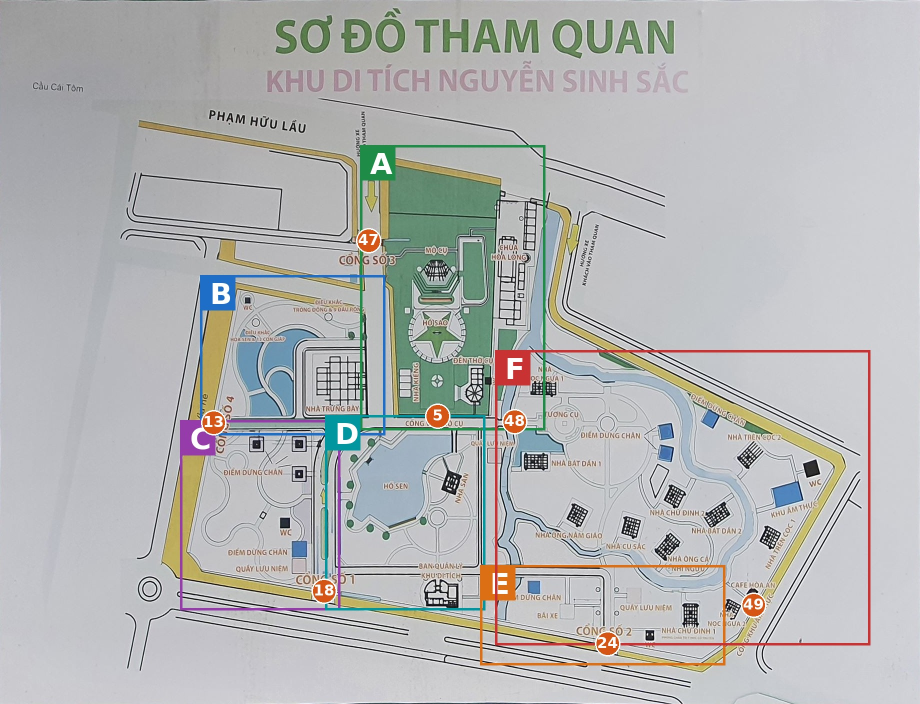
#> input picture data/ref/01_master_plan_reference.png, 1840 x 1408 px (shown at 1/2 size)
$ python build_map.py
#> lines starting #> are read from the running program, lines starting #| are printed output that depends on the picture; after the words box and inside, x2 and y2 are one past the last pixel; in counts of white or black regions, pixels touching at a corner belong together
#!/usr/bin/env python3
"""Dựng lưới bản đồ Map 01 (v3, tỉ lệ gấp đôi) từ sơ đồ chuẩn (cẩm nang bản đồ pixel v2.0, 05/11/2026).
Đầu vào : data/ref/01_master_plan_reference.png (1840x1408, đã cắt khung)
Đầu ra  : js/data/mapdata.js (lưới 460x352 ô, 1 ô = 4 px sơ đồ) + data/ref/overlay_check.png
Chạy    : python3 tools/build_map.py      (cần numpy, scipy, Pillow)
Ô: col = x_sơ_đồ/4, row = y_sơ_đồ/4  (x,y theo ảnh đã cắt khung). Gấp đôi bản v2 (8 px/ô) để map rộng, dễ khám phá.
Loại ô: 0 cỏ · 1 viền đất · 2 nước · 3 lề vàng · 4 cỏ đậm (khu mộ) · 5 sân lát · 6 ngoài ranh · 7 cầu (nhịp ngang)
        8 lối đi · 9 đường nhựa · a(10) lô trống ngoài ranh · b(11) cầu (nhịp dọc)
Sông/kênh: định nghĩa bằng đường tim (px sơ đồ) + bề rộng, trải liền một mạng duy nhất; chỗ lối đi cắt nước đặt CẦU (BRIDGES)."""
import numpy as np, os, math, json
from PIL import Image, ImageDraw
from scipy import ndimage as ndi
ROOT=os.path.dirname(os.path.dirname(os.path.abspath(__file__)))
S=2; C,R=230*S,176*S; PX=4          # PX: px sơ đồ / ô
plan=Image.open(ROOT+'/data/ref/01_master_plan_reference.png').convert('RGB')
#> plan is the input picture: PIL image 1840x1408 RGB; mean R, G, B 179.9, 181.1, 180.7
A=np.asarray(plan).astype(int); r_,g_,b_=A[...,0],A[...,1],A[...,2]; lum=(r_+g_+b_)/3
#> after `lum = (r_ + g_ + b_) / 3`:
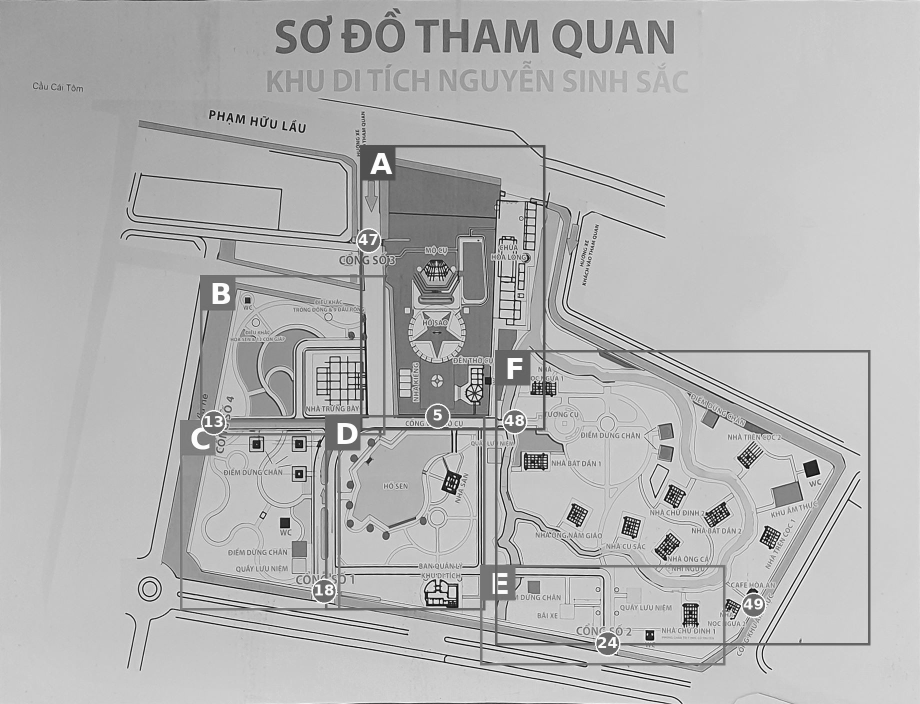
#> lum: shape (1408, 1840) float64 (shown at 1/2 size); min 0, max 255, mean 180.6
cls=np.zeros(r_.shape,np.uint8)
cls[(g_>r_+12)&(g_>b_+4)&(lum<170)]=1
cls[(b_>r_+22)&(b_>g_+4)&(lum>110)]=2
cell=lambda k:(cls==k).reshape(R,PX,C,PX).mean((1,3))
GREEN,WATER=cell(1),cell(2)
M=np.full((R,C),6,np.uint8); FREE=np.zeros((R,C),bool)
yy,xx=np.mgrid[0:R,0:C]
o2=lambda P:[(a*S,b*S) for a,b in P]            # toạ độ ô của bản v2 -> ô mới
pp=lambda P:[(x/PX,y/PX) for x,y in P]          # px sơ đồ -> ô
def poly_mask(P,sc=4):
#> called with sc = 4
    im=Image.new('L',(C*sc,R*sc),0);ImageDraw.Draw(im).polygon([(a*sc,b*sc) for a,b in P],fill=1)
#> after `im = Image.new('L', (C * sc, R * sc), 0)`: im: PIL image 1840x1408 L; every value is 0
#> after `ImageDraw.Draw(im).polygon([(a * sc, b * sc) for a, b in P], fill=1)`:
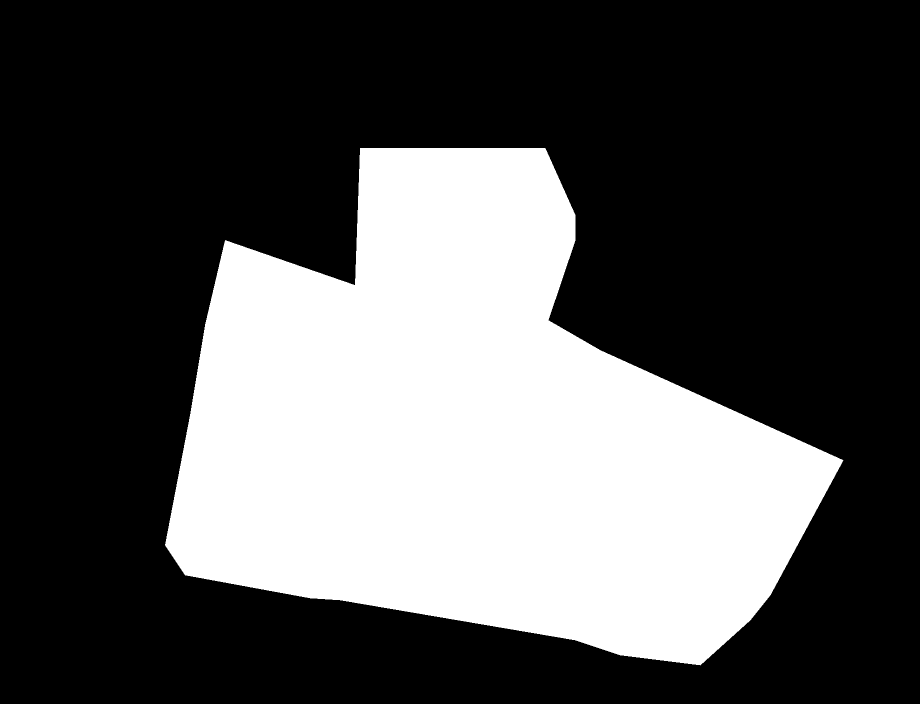
#> im: PIL image 1840x1408 L (shown at 1/2 size); values 0 (black) and 1 (white), 33% white; 1 white region, box (x1, y1, x2, y2) and area: (330, 296, 1687, 1331) 854863
    return np.asarray(im)[sc//2::sc,sc//2::sc].astype(bool)
#> returned value: shape (352, 460) bool; 33% white; 1 white region, box (x1, y1, x2, y2) and area: (82, 74, 421, 332) 53419
RIVER=np.zeros((R,C),bool); CROSS=[]; DANG_IN=[]; DANG_OUT=[]; STUBS=[]   # RIVER: chỉ kênh/sông (không gồm hồ); CROSS: chỗ lối đi cắt kênh -> cầu
# [22 lines left out: function crossings, not called in this run]
def thick(P,w,t,only=None,free=False):
    if t in (5,8): crossings(P,w)
    im=Image.new('L',(C*4,R*4),0);d=ImageDraw.Draw(im)
    for (a,b),(c,e) in zip(P,P[1:]): d.line([(a*4+2,b*4+2),(c*4+2,e*4+2)],fill=1,width=max(1,int(w*4)))
    for (a,b) in P: d.ellipse([a*4+2-w*2,b*4+2-w*2,a*4+2+w*2,b*4+2+w*2],fill=1)
    m=np.asarray(im).reshape(R,4,C,4).max((1,3)).astype(bool)
    if only is not None: m&=np.isin(M,only)
    M[m]=t
    if free: FREE[m]=True
    return m
def disc(cx,cy,rx,ry,t,only=None):
    m=((xx+.5-cx)/rx)**2+((yy+.5-cy)/ry)**2<=1
    if only is not None: m&=np.isin(M,only)
    M[m]=t; return m
# ---- 1. ranh khu (đa giác đo trên viền vàng; đơn vị cũ ô*4 -> ô mới /2)
SITE=[(a/2,b/2) for a,b in [(360,148),(545,148),(575,215),(575,240),(548,320),(600,350),(843,460),(770,595),(750,620),(700,665),(620,655),(575,640),(340,600),(310,598),(185,575),(165,545),(190,415),(205,325),(225,240),(355,285)]]
inside=poly_mask(SITE); M[inside]=0
edge=inside&~ndi.binary_erosion(inside,np.ones((3,3)),iterations=2)
#> edge: shape (352, 460) bool; 1.6% white in thin lines or dots, all inside (x1, y1, x2, y2) = (82, 74, 421, 332)
# ---- 2. ngoài ranh: đường nhựa quanh khu, đường Phạm Hữu Lầu, đường xe khách, vòng xoay, lô trống
dist=ndi.distance_transform_edt(~inside)
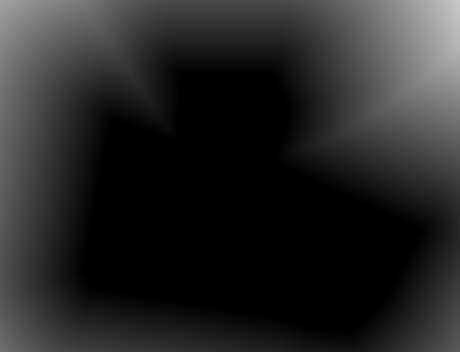
#> dist: shape (352, 460) float64; min 0, max 200.6, mean 38.3
ring=(~inside)&(dist>=4)&(dist<=11)&~((xx>276)&(yy<104))
#> ring: shape (352, 460) bool; 4.8% white; 1 white region, box (x1, y1, x2, y2) and area: (71, 63, 432, 343) 7773
M[ring]=9
thick(pp([(280,243),(450,285),(620,325),(705,350)]),7,9)                       # đường Phạm Hữu Lầu
#> in thick, `m=np.asarray(im).reshape(R,4,C,4).max((1,3)).astype(bool)`:
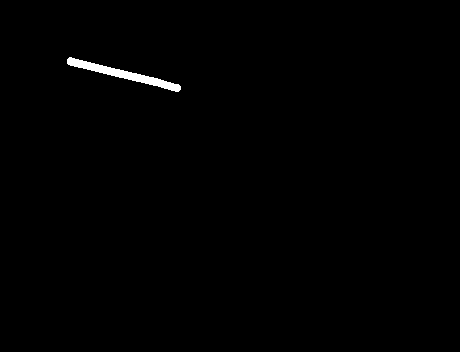
#> m: shape (352, 460) bool; 0.56% white; 1 white region, box (x1, y1, x2, y2) and area: (67, 57, 181, 92) 907
thick(pp([(705,350),(738,400),(745,500)]),7,9)                                  # nhánh xe khách vào Cổng số 3
#> the loop in thick (call 2), `for (a,b),(c,e) in zip(P,P[1:]): d.line([(a*4+2,b*4+2),(c*4+2,e*4+2)],..` made 2 passes
#> (a, b, c, e) on passes 1 to 2: (176.2, 87.5, 184.5, 100), (184.5, 100, 186.2, 125)
#> the loop in thick (call 2), `for (a,b) in P: d.ellipse([a*4+2-w*2,b*4+2-w*2,a*4+2+w*2,b*4+2+w*2],fi..` made 3 passes
#> (a, b) on passes 1 to 3: (176.2, 87.5), (184.5, 100), (186.2, 125)
#> in thick (call 2), `m=np.asarray(im).reshape(R,4,C,4).max((1,3)).astype(bool)`: m: shape (352, 460) bool; 0.23% white; 1 white region, box (x1, y1, x2, y2) and area: (173, 84, 191, 130) 369
disc(72,294,7.5,7.5,9,[6,9]); disc(72,294,3.2,3.2,0,[9])                        # vòng xoay góc dưới trái (trên sơ đồ)
#> in disc, `m=((xx+.5-cx)/rx)**2+((yy+.5-cy)/ry)**2<=1`: m: shape (352, 460) bool; 0.11% white; 1 white region, box (x1, y1, x2, y2) and area: (65, 287, 79, 301) 172
#> in disc, `M[m] = t`: M: shape (352, 460); min 0, max 9, mean 4.2
#> in disc (call 2), `m=((xx+.5-cx)/rx)**2+((yy+.5-cy)/ry)**2<=1`: m: shape (352, 460) bool; 0.02% white; 1 white region, box (x1, y1, x2, y2) and area: (69, 291, 75, 297) 32
#> in disc (call 2), `M[m] = t`: M: shape (352, 460); min 0, max 9, mean 4.2
lot=poly_mask([(a*2,b*2) for a,b in [(137,176),(285,170),(288,228),(165,205)]]); M[lot&~inside]=10
#> in poly_mask (call 2), `ImageDraw.Draw(im).polygon([(a * sc, b * sc) for a, b in P], fill=1)`: im: PIL image 1840x1408 L; values 0 (black) and 1 (white), 0.42% white; 1 white region, box (x1, y1, x2, y2) and area: (1121, 1378, 1840, 1408) 10850
#> in poly_mask (call 2), `return np.asarray(im)[sc//2::sc,sc//2::sc].astype(bool)`: returned value: shape (352, 460) bool; 0.43% white; 1 white region, box (x1, y1, x2, y2) and area: (286, 344, 460, 352) 699
#> after `M[lot & ~inside] = 10`: M: shape (352, 460); min 0, max 10, mean 4.22
M[edge]=3
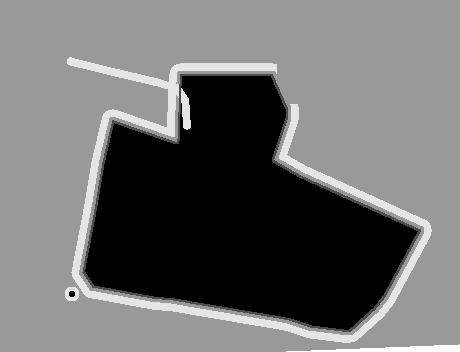
#> M: shape (352, 460); min 0, max 10, mean 4.26; drawn with min black and max white
# ---- 3. khu mộ (cỏ đậm) lấy từ màu trên sơ đồ
g=GREEN>.35; g[:, :192]=False; g[:, 258:]=False; g[:82,:]=False; g[214:,:]=False; g[:92,:200]=False
g=ndi.binary_closing(g,np.ones((3,3)),iterations=6); g=ndi.binary_fill_holes(g); g=ndi.binary_opening(g,np.ones((3,3)),iterations=2)
lab,n=ndi.label(g)
if n: g=lab==(1+np.argmax(ndi.sum(g,lab,range(1,n+1))))
M[g&(M==0)]=4
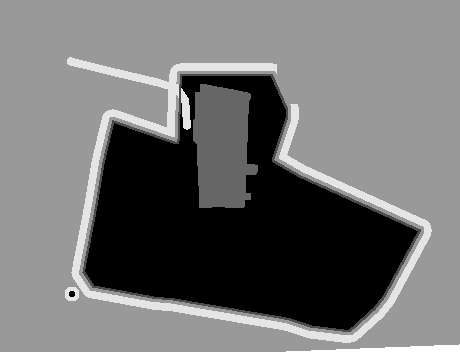
#> M: shape (352, 460); 3.87% of pixels changed, all inside (x1, y1, x2, y2) = (193, 84, 258, 208); drawn with min black and max white
# ---- 4. nước: Hồ Sen (màu), mặt nước khu B (đa giác đo tay), Hồ Sao, mạng kênh liền
wm=WATER>.3; lab,n=ndi.label(wm,structure=np.ones((3,3)))
def comp_in(c0,c1,r0,r1,minsize):
    out=np.zeros_like(wm)
    for i in range(1,n+1):
        ys,xs=np.where(lab==i)
        if len(ys)>=minsize and xs.min()>=c0 and xs.max()<=c1 and ys.min()>=r0 and ys.max()<=r1: out|=lab==i
    return out
OUT=[(58.3,91.2),(59.7,87),(63.8,84.5),(69.7,83.3),(74.7,84.5),(77.2,87),(77.7,92.8),(76.3,97.8),(73,101.2),(68,102.8),(63.8,101.2),(60.5,97.8),(58.3,94.5)]
ISL=[(66.3,92),(70.5,89.5),(73.8,90.7),(74.3,94.5),(72.2,97.3),(68.8,97.8),(66.3,96.2)]
waterB=poly_mask(o2(OUT))&~poly_mask(o2(ISL))
#> in poly_mask (call 3), `ImageDraw.Draw(im).polygon([(a * sc, b * sc) for a, b in P], fill=1)`: im: PIL image 1840x1408 L; values 0 (black) and 1 (white), 0.72% white; 1 white region, box (x1, y1, x2, y2) and area: (466, 666, 622, 823) 18644
#> in poly_mask (call 3), `return np.asarray(im)[sc//2::sc,sc//2::sc].astype(bool)`: returned value: shape (352, 460) bool; 0.72% white; 1 white region, box (x1, y1, x2, y2) and area: (116, 167, 155, 205) 1165
#> in poly_mask (call 4), `ImageDraw.Draw(im).polygon([(a * sc, b * sc) for a, b in P], fill=1)`: im: PIL image 1840x1408 L; values 0 (black) and 1 (white), 0.13% white; 1 white region, box (x1, y1, x2, y2) and area: (530, 716, 595, 783) 3295
#> in poly_mask (call 4), `return np.asarray(im)[sc//2::sc,sc//2::sc].astype(bool)`: returned value: shape (352, 460) bool; 0.13% white; 1 white region, box (x1, y1, x2, y2) and area: (132, 179, 149, 196) 209
#> waterB: shape (352, 460) bool; 0.59% white; 1 white region, box (x1, y1, x2, y2) and area: (116, 167, 155, 205) 956
hosen=ndi.binary_fill_holes(ndi.binary_closing(comp_in(172,228,212,266,800),np.ones((3,3)),iterations=4))
hosen=ndi.gaussian_filter(hosen.astype(float),2.2)>.5
for m in (waterB,hosen): M[m&inside&np.isin(M,[0,3,4])]=2
#> this loop made 2 passes
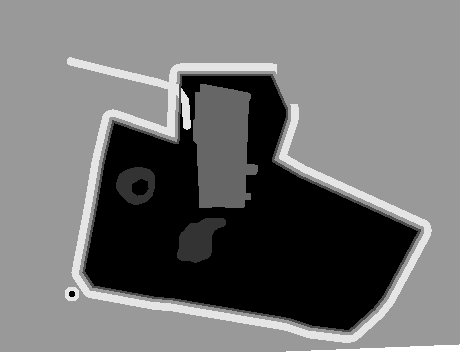
#> M: shape (352, 460); 1.44% of pixels changed, all inside (x1, y1, x2, y2) = (116, 167, 226, 263); drawn with min black and max white
# [6 lines left out: function chaikin, not called in this run]
import csv as _csv
# công trình có chân trên mặt đất (w,h theo ô, đúng kích thước sprite trong game) — kênh KHÔNG được đi xuyên qua
FOOT={'A3_DEN_THO':(12,12),'B1_NHA_TRUNG_BAY':(22.5,18),'D2_NHA_SAN':(12,9),'D4_BAN_QUAN_LY':(14,7),'F1_NHA_NOC_NGUA_1':(9,9),'F4_NHA_BAT_DAN_1':(9,9),'F5_NHA_ONG_NAM_GIAO':(9,9),'F6_NHA_CU_SAC':(9,9),'F7_NHA_CHU_DINH_2':(9,9),'F8_NHA_BAT_DAN_2':(9,9),'F9_NHA_ONG_CA_NHI_NGUU':(9,9),'F16_NHA_NOC_NGUA_2':(9,9),'E4_NHA_CHU_DINH_1':(9,9),'F10_NHA_TREN_COC_2':(12,9),'F14_NHA_TREN_COC_1':(12,9),
      'A7_WC_DEN':(3.4,3.4),'B4_WC':(3.4,3.4),'C2_WC':(3.4,3.4),'E5_WC':(3.4,3.4),'F12_WC':(3.4,3.4),'F15_CAFE_HOA_AN':(3.5,3.5),'C3_DIEM_DUNG_CHAN':(4.5,4.5),'E2_DIEM_DUNG_CHAN':(4.5,4.5),'F11_DIEM_DUNG_CHAN':(4.5,4.5),'F13_KHU_AM_THUC':(9,7.5),'C4_QUAY_LUU_NIEM':(4.5,4.5),'D3_QUAY_LUU_NIEM':(4.5,4.5),'E3_QUAY_LUU_NIEM':(4.5,4.5)}
FOOT_MULTI={'C1_DIEM_DUNG_CHAN':((4.5,4.5),[(-44,-28),(0,-28),(0,10)]),'F3_DIEM_DUNG_CHAN':((4.5,4.5),[(0,-22),(2,22)])}
BUILD=[]   # (x0,y0,x1,y1) theo ô
#> (the run stopped early here; a loop or call above may not have finished)

$ run again, with data/ref/01b_master_clean.png copied over data/ref/01_master_plan_reference.png
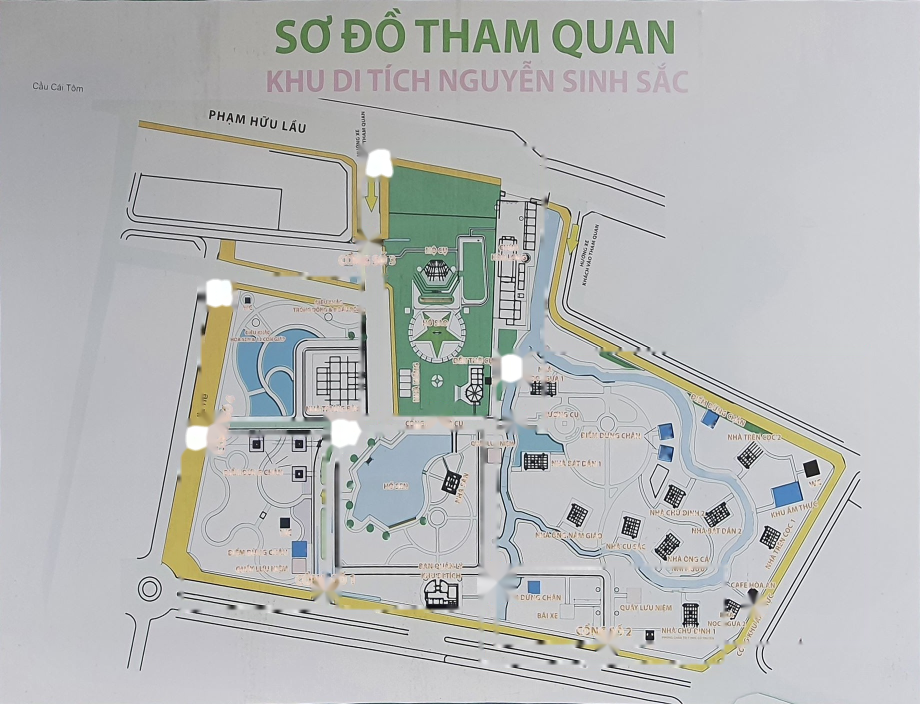
#> input picture data/ref/01b_master_clean.png, 1840 x 1408 px (shown at 1/2 size)
#> plan is the input picture: PIL image 1840x1408 RGB; mean R, G, B 181.9, 183.9, 183.4
#> `r_, g_, b_ = (A[..., 0], A[..., 1], A[..., 2])`:
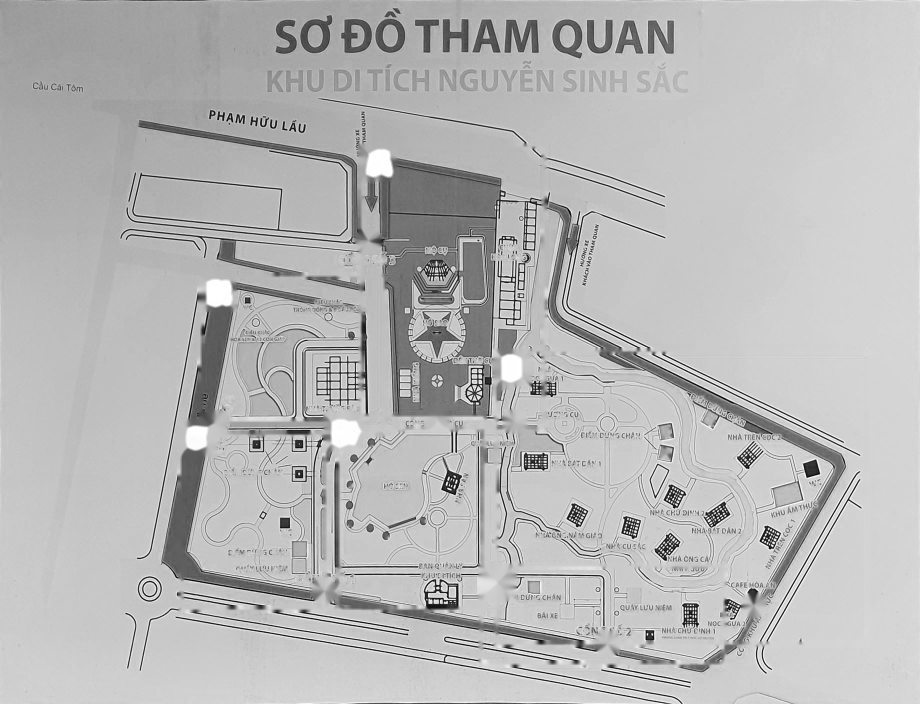
#> b_: shape (1408, 1840) int64 (shown at 1/2 size); min 0, max 255, mean 183.4
#> `lum = (r_ + g_ + b_) / 3`:
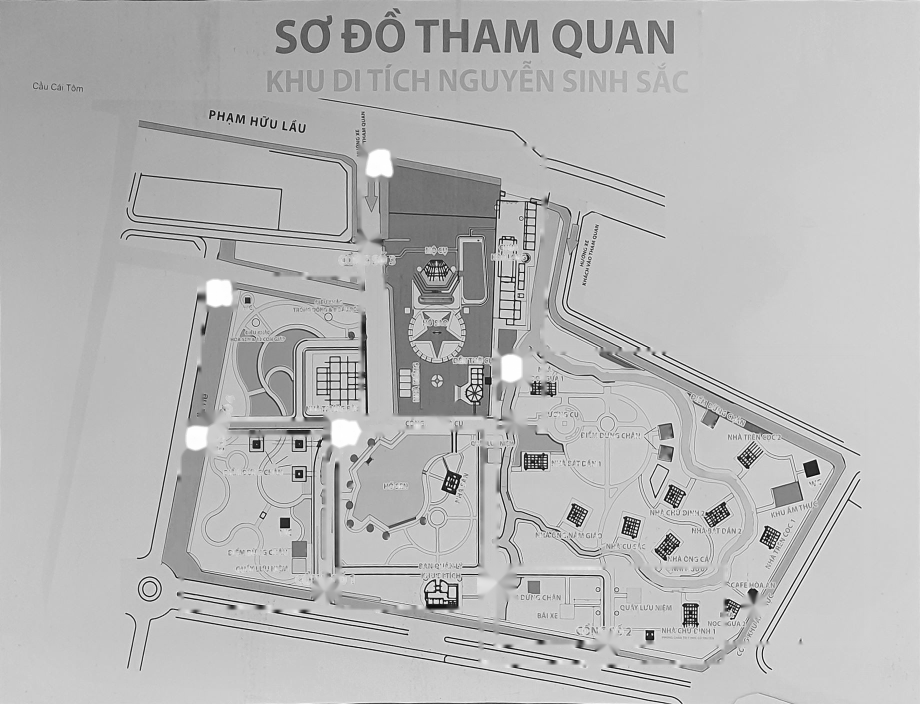
#> lum: shape (1408, 1840) float64 (shown at 1/2 size); min 0, max 255, mean 183.1
#> im: PIL image 1840x1408 L; every value is 0
#> im: PIL image 1840x1408 L; values 0 (black) and 1 (white), 33% white; 1 white region, box (x1, y1, x2, y2) and area: (330, 296, 1687, 1331) 854863
#> edge: shape (352, 460) bool; 1.6% white in thin lines or dots, all inside (x1, y1, x2, y2) = (82, 74, 421, 332)
#> ring: shape (352, 460) bool; 4.8% white; 1 white region, box (x1, y1, x2, y2) and area: (71, 63, 432, 343) 7773
#> the loop in thick (call 2), `for (a,b),(c,e) in zip(P,P[1:]): d.line([(a*4+2,b*4+2),(c*4+2,e*4+2)],..` made 2 passes
#> (a, b, c, e) on passes 1 to 2: (176.2, 87.5, 184.5, 100), (184.5, 100, 186.2, 125)
#> the loop in thick (call 2), `for (a,b) in P: d.ellipse([a*4+2-w*2,b*4+2-w*2,a*4+2+w*2,b*4+2+w*2],fi..` made 3 passes
#> (a, b) on passes 1 to 3: (176.2, 87.5), (184.5, 100), (186.2, 125)
#> im: PIL image 1840x1408 L; values 0 (black) and 1 (white), 0.42% white; 1 white region, box (x1, y1, x2, y2) and area: (1121, 1378, 1840, 1408) 10850
#> im: PIL image 1840x1408 L; values 0 (black) and 1 (white), 0.72% white; 1 white region, box (x1, y1, x2, y2) and area: (466, 666, 622, 823) 18644
#> im: PIL image 1840x1408 L; values 0 (black) and 1 (white), 0.13% white; 1 white region, box (x1, y1, x2, y2) and area: (530, 716, 595, 783) 3295
#> waterB: shape (352, 460) bool; 0.59% white; 1 white region, box (x1, y1, x2, y2) and area: (116, 167, 155, 205) 956
#> the loop `for m in (waterB,hosen): M[m&inside&np.isin(M,[0,3,4])]=2` made 2 passes
